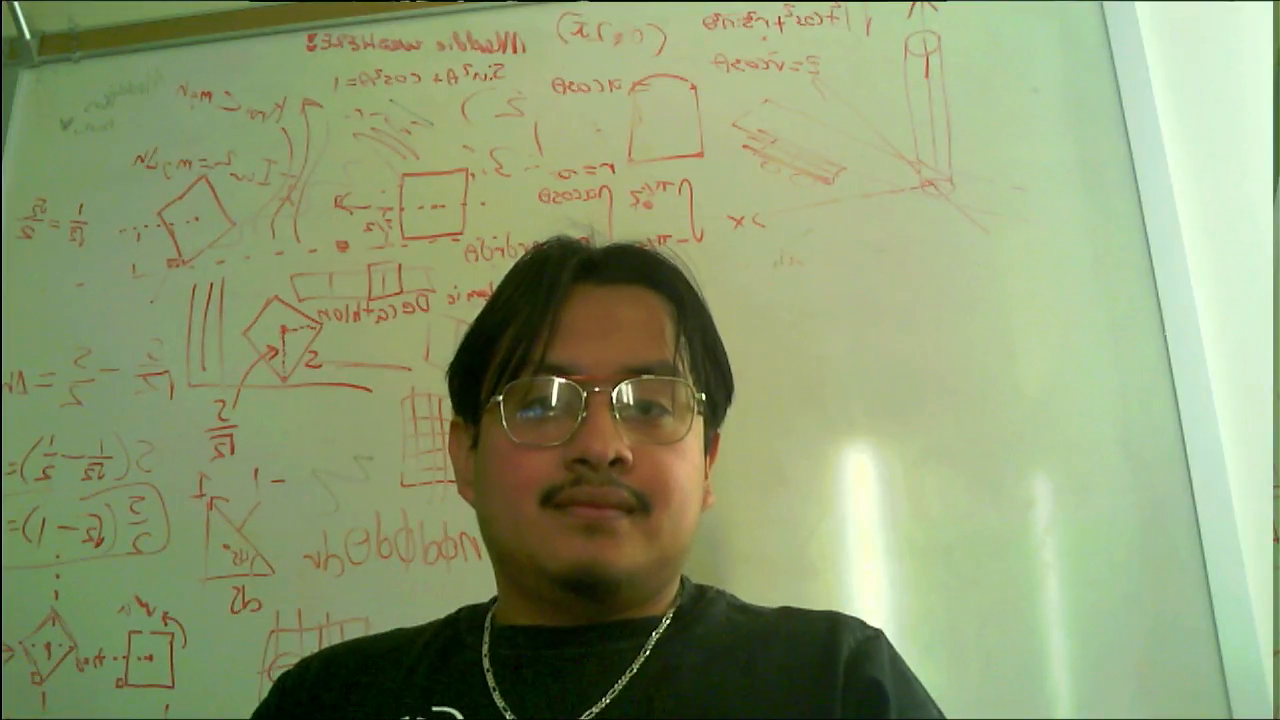
#> input picture frame 97 of OV5640VideoCapture/15sJonatan1.mp4, 1280 x 720 px
$ jupyter execute face_processing.ipynb
#> lines starting #> are read from the running program, lines starting #| are printed output that depends on the picture
face processing code, essentially pain.py split into jupyter notebook cells to reduce compute time

[cell 1]
import cv2
import numpy as np
import matplotlib.pyplot as plt
from sklearn.decomposition import FastICA

[cell 2]
video_paths = [
    "OV5640VideoCapture/15sJonatan1.mp4",
    "OV5640VideoCapture/15sJonatan2.mp4",
    "OV5640VideoCapture/15sJonatan3.mp4",
    "OV5640VideoCapture/15sSydney1.mp4",
    "OV5640VideoCapture/15sSydney2.mp4",
    "OV5640VideoCapture/15sSydney3.mp4"
]
video_data = {}
first_frames = {}
face_cascade = cv2.CascadeClassifier(cv2.data.haarcascades + 'haarcascade_frontalface_default.xml')

We are using OpenCV to detect the Face ROI - in practice, we will have a fixed ROI. One coould potentially use color thresholding for face detection on FPGA, but we aren't touching that right now

[cell 3]
# ---- videos and compute average RGB in ROI (center of face only) ----
for idx, path in enumerate(video_paths, start=1):
    cap = cv2.VideoCapture(path)
    if not cap.isOpened():
        print(f"Could not open {path}")
        continue

    reds, greens, blues = [], [], []
    last_face = None
    first_face_frame = None
    stored_sample_region = None  # for drawing later

    while True:
        ret, frame = cap.read()
#> frame is the input picture: shape (720, 1280, 3); mean B, G, R 114, 156, 141.7
        if not ret:
            break

        gray = cv2.cvtColor(frame, cv2.COLOR_BGR2GRAY)
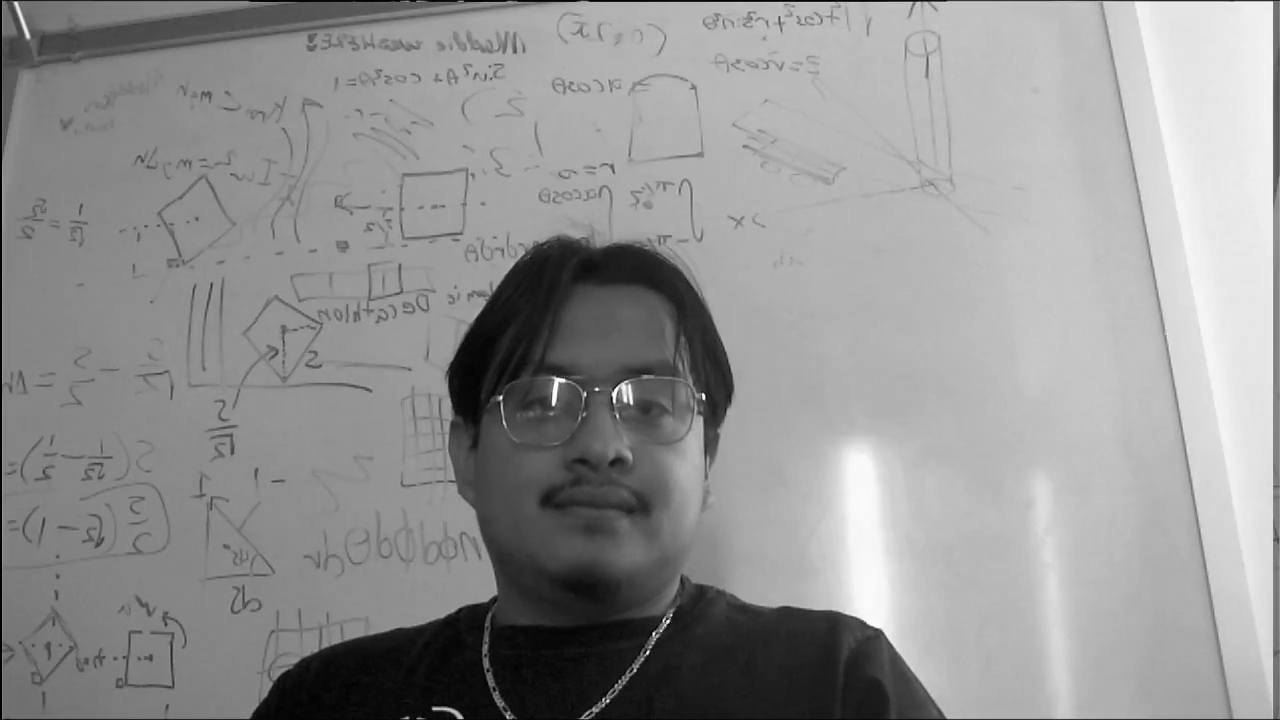
#> gray: shape (720, 1280); min 0, max 253, mean 146.9
        faces = face_cascade.detectMultiScale(gray, scaleFactor=1.1, minNeighbors=5, minSize=(60, 60))
#> faces = [[462, 292, 282, 282]]

        if len(faces) > 0:
            x, y, w, h = max(faces, key=lambda f: f[2] * f[3])
#> x = 462; y = 292; w = 282; h = 282
            last_face = (x, y, w, h)
#> last_face = (462, 292, 282, 282)

            if first_face_frame is None:
                first_face_frame = frame.copy()

        elif last_face is not None:
            x, y, w, h = last_face
        else:
            continue

        cx = x + w//8
#> cx = 497
        cy = y + h // 2
#> cy = 433
        cw = w - w//4
#> cw = 212
        ch = h // 3
#> ch = 94
        sample_roi = frame[cy:cy+ch, cx:cx+cw]
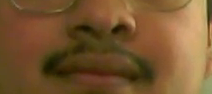
#> sample_roi: shape (94, 212, 3); mean B, G, R 47.7, 85.9, 119.6

        if stored_sample_region is None:
            stored_sample_region = (cx, cy, cw, ch)
#> stored_sample_region = (497, 433, 212, 94)

        #take average from sub-ROI
        frame_rgb = cv2.cvtColor(sample_roi, cv2.COLOR_BGR2RGB)
        reds.append(np.mean(frame_rgb[:, :, 0]))
        greens.append(np.mean(frame_rgb[:, :, 1]))
        blues.append(np.mean(frame_rgb[:, :, 2]))

    cap.release()
    video_name = f"video{idx}"
    video_data[video_name] = {"R": reds, "G": greens, "B": blues}

    # displaying first fram
    if first_face_frame is not None and stored_sample_region is not None:
        x, y, w, h = last_face
        cx, cy, cw, ch = stored_sample_region

        annotated = first_face_frame.copy()
        cv2.rectangle(annotated, (x, y), (x+w, y+h), (0, 255, 0), 2)
        cv2.rectangle(annotated, (cx, cy), (cx+cw, cy+ch), (255, 0, 0), 2)
        first_frames[video_name] = annotated

$ run again, starting later in the video
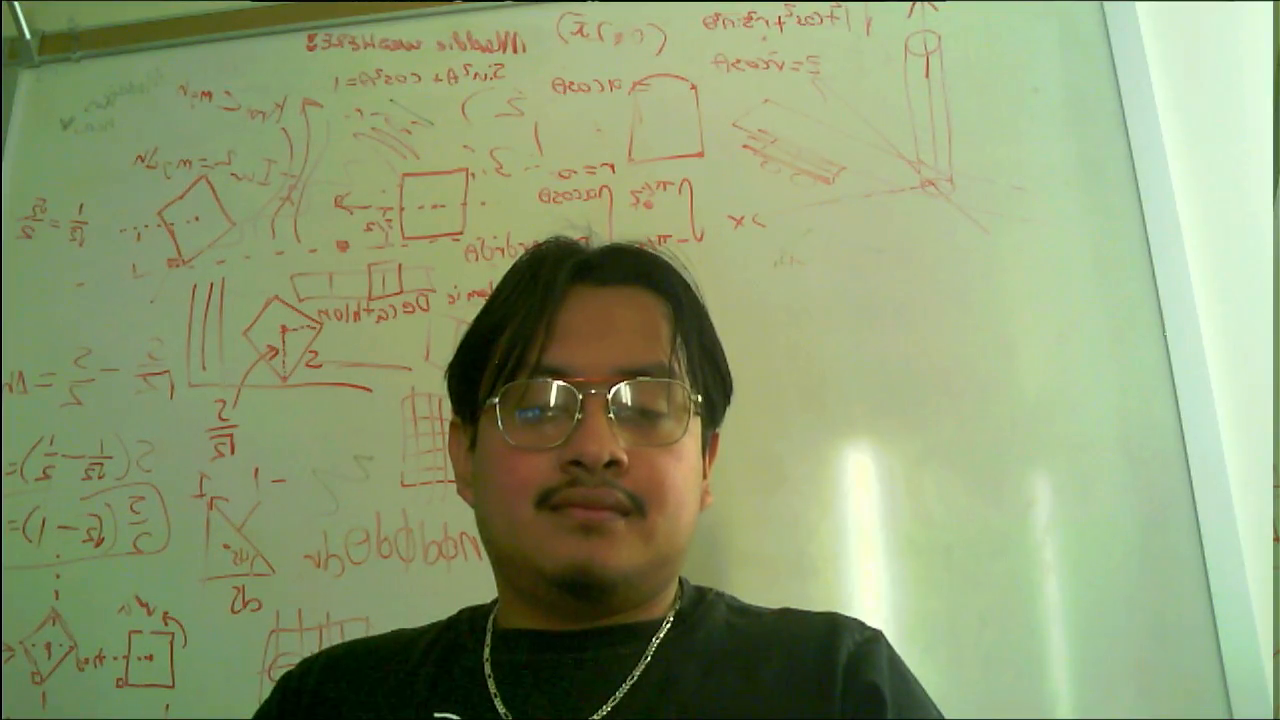
#> input picture frame 436 of OV5640VideoCapture/15sJonatan1.mp4, 1280 x 720 px
#> frame is the input picture: shape (720, 1280, 3); mean B, G, R 114.1, 156, 141.4
#> `gray = cv2.cvtColor(frame, cv2.COLOR_BGR2GRAY)`:
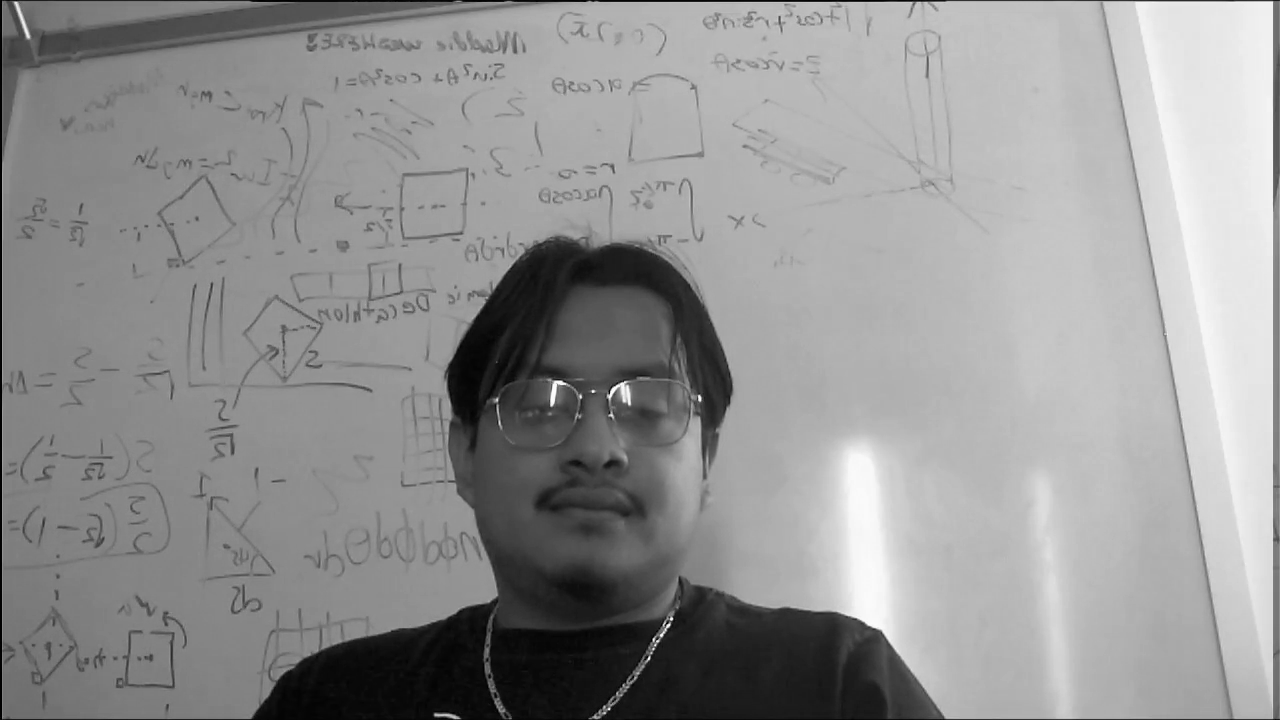
#> gray: shape (720, 1280); min 0, max 254, mean 146.9
#> faces = [[456, 301, 273, 273]]
#> x = 456; y = 301; w = 273
#> last_face = (456, 301, 273, 273)
#> cx = 490
#> cy = 437
#> cw = 205
#> ch = 91
#> `sample_roi = frame[cy:cy+ch, cx:cx+cw]`:
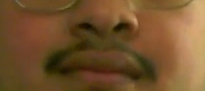
#> sample_roi: shape (91, 205, 3); mean B, G, R 45.2, 82.3, 115.9
#> stored_sample_region = (490, 437, 205, 91)

$ run again, starting later in the video
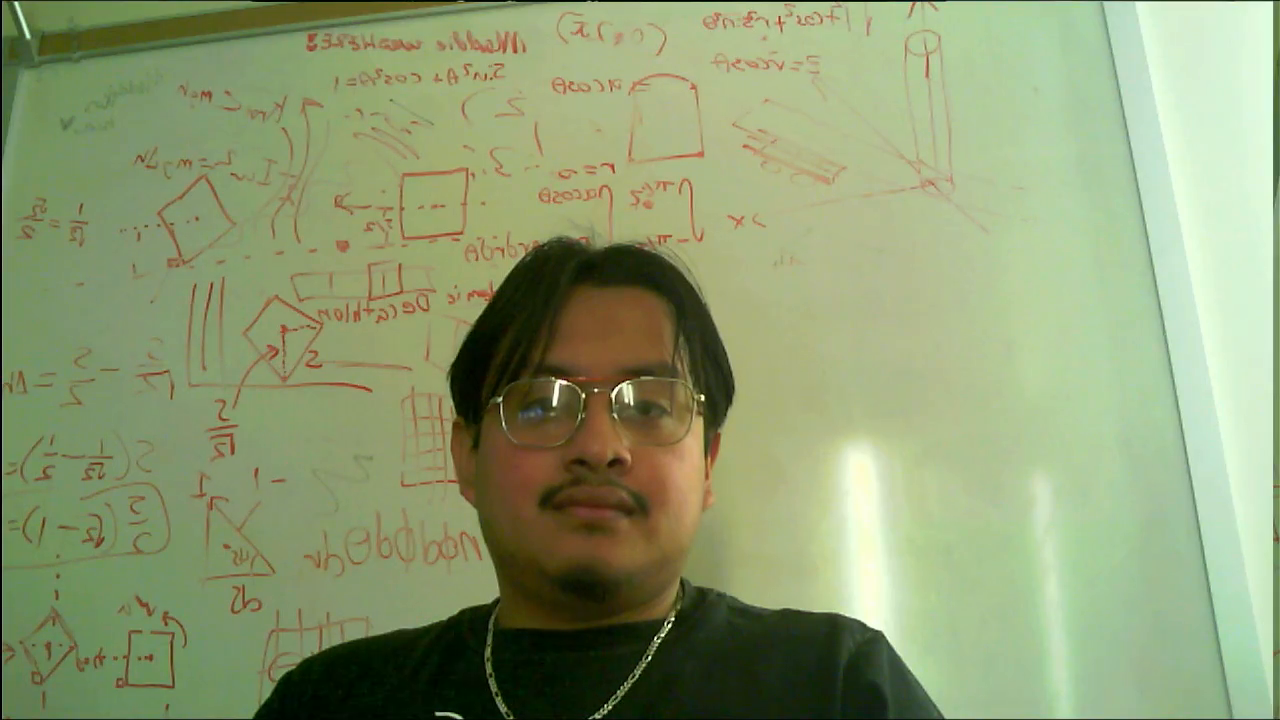
#> input picture frame 776 of OV5640VideoCapture/15sJonatan1.mp4, 1280 x 720 px
#> frame is the input picture: shape (720, 1280, 3); mean B, G, R 114.3, 156.1, 141.7
#> `gray = cv2.cvtColor(frame, cv2.COLOR_BGR2GRAY)`:
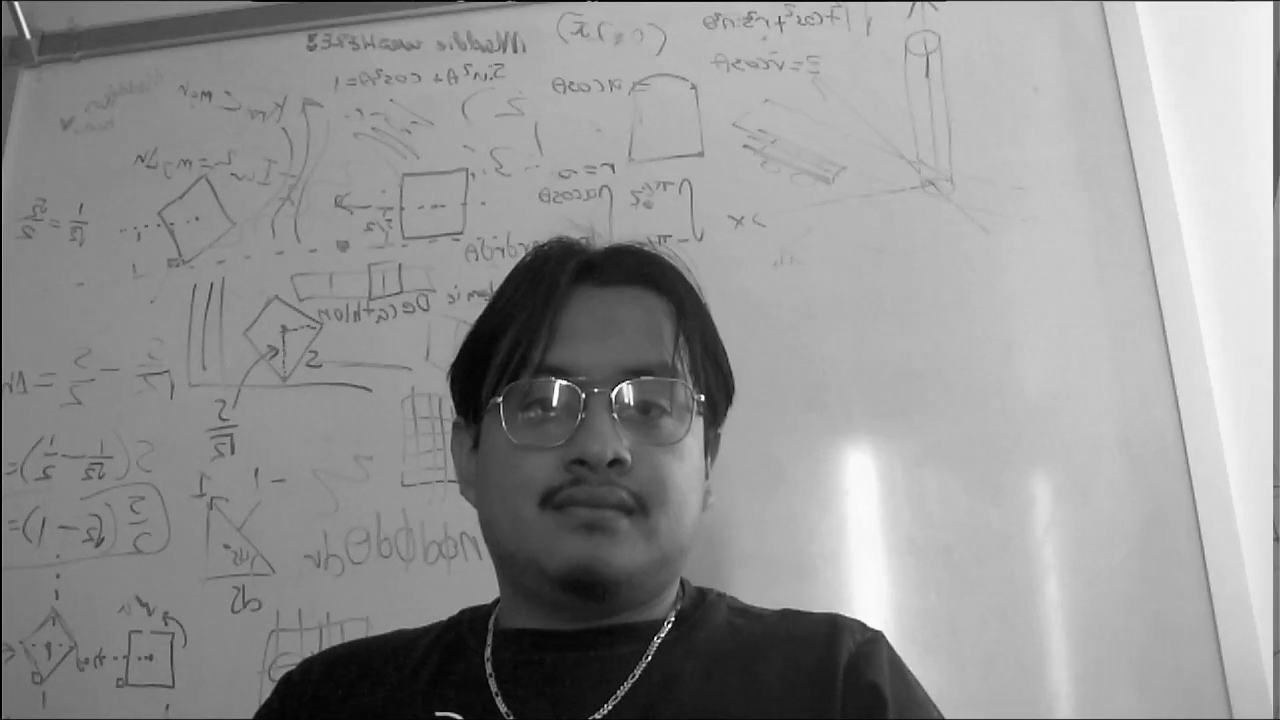
#> gray: shape (720, 1280); min 0, max 253, mean 147.1
#> faces = [[464, 293, 285, 285]]
#> x = 464; y = 293; w = 285
#> last_face = (464, 293, 285, 285)
#> cx = 499
#> cy = 435
#> cw = 214
#> ch = 95
#> `sample_roi = frame[cy:cy+ch, cx:cx+cw]`:
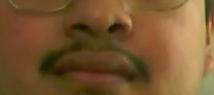
#> sample_roi: shape (95, 214, 3); mean B, G, R 48.4, 86.9, 120.3
#> stored_sample_region = (499, 435, 214, 95)
